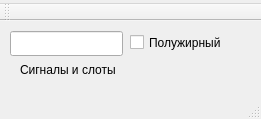
<?xml version="1.0" encoding="UTF-8"?>
<ui version="4.0">
 <class>MainWindow</class>
 <widget class="QMainWindow" name="MainWindow">
  <property name="geometry">
   <rect>
    <x>0</x>
    <y>0</y>
    <width>261</width>
    <height>119</height>
   </rect>
  </property>
  <property name="windowTitle">
   <string>MainWindow</string>
  </property>
  <widget class="QWidget" name="centralWidget">
   <widget class="QLineEdit" name="lineEdit">
    <property name="geometry">
     <rect>
      <x>10</x>
      <y>10</y>
      <width>113</width>
      <height>25</height>
     </rect>
    </property>
   </widget>
   <widget class="QCheckBox" name="checkBox">
    <property name="geometry">
     <rect>
      <x>130</x>
      <y>10</y>
      <width>131</width>
      <height>23</height>
     </rect>
    </property>
    <property name="text">
     <string>Полужирный</string>
    </property>
   </widget>
   <widget class="QLabel" name="label">
    <property name="geometry">
     <rect>
      <x>20</x>
      <y>40</y>
      <width>231</width>
      <height>17</height>
     </rect>
    </property>
    <property name="text">
     <string>Сигналы и слоты</string>
    </property>
   </widget>
  </widget>
  <widget class="QMenuBar" name="menuBar">
   <property name="geometry">
    <rect>
     <x>0</x>
     <y>0</y>
     <width>261</width>
     <height>22</height>
    </rect>
   </property>
   <widget class="QMenu" name="menu">
    <property name="title">
     <string/>
    </property>
   </widget>
   <addaction name="menu"/>
  </widget>
  <widget class="QToolBar" name="mainToolBar">
   <attribute name="toolBarArea">
    <enum>TopToolBarArea</enum>
   </attribute>
   <attribute name="toolBarBreak">
    <bool>false</bool>
   </attribute>
  </widget>
  <widget class="QStatusBar" name="statusBar"/>
 </widget>
 <layoutdefault spacing="6" margin="11"/>
 <resources/>
 <connections>
  <connection>
   <sender>lineEdit</sender>
   <signal>textChanged(QString)</signal>
   <receiver>label</receiver>
   <slot>setText(QString)</slot>
   <hints>
    <hint type="sourcelabel">
     <x>76</x>
     <y>121</y>
    </hint>
    <hint type="destinationlabel">
     <x>73</x>
     <y>217</y>
    </hint>
   </hints>
  </connection>
 </connections>
</ui>
